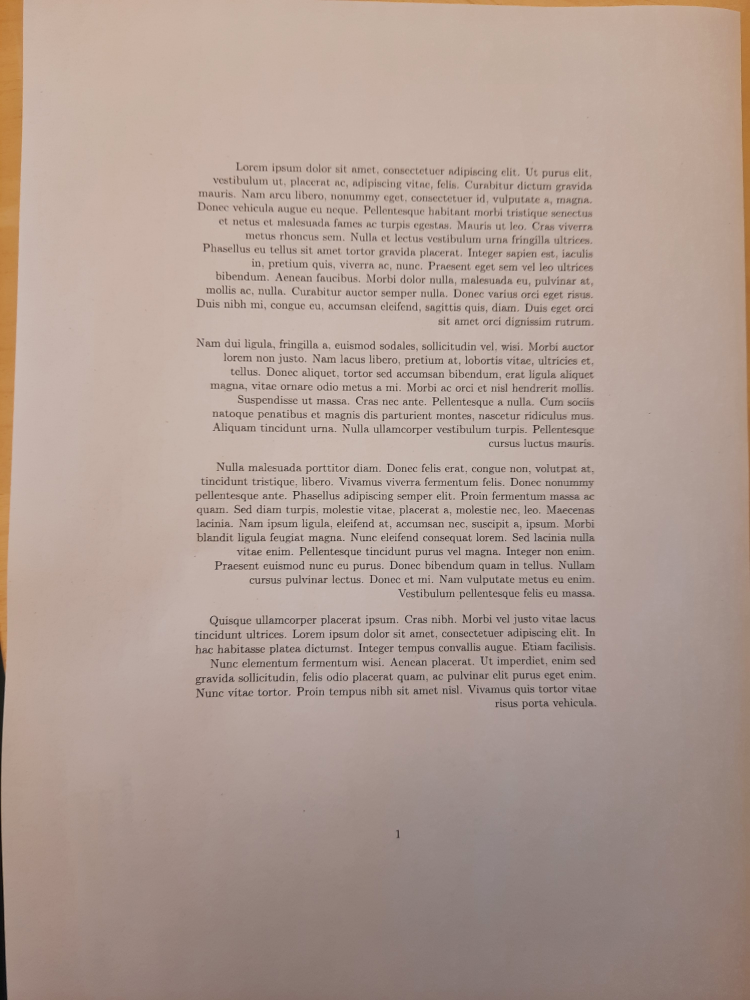
#> input picture pdf-to-bmp/loren-ipsum/loren_ipsum_scan.jpg, 3000 x 4000 px (shown at 1/4 size)
$ python pre_process.py
#> lines starting #> are read from the running program, lines starting #| are printed output that depends on the picture; after the words box and inside, x2 and y2 are one past the last pixel; in counts of white or black regions, pixels touching at a corner belong together
import cv2
import pytesseract

# Read the image
image_path = 'loren-ipsum/loren_ipsum_scan.jpg'
image = cv2.imread(image_path)
#> image is the input picture: shape (4000, 3000, 3); mean B, G, R 147.3, 156.9, 175.9

# Convert to grayscale
gray = cv2.cvtColor(image, cv2.COLOR_BGR2GRAY)
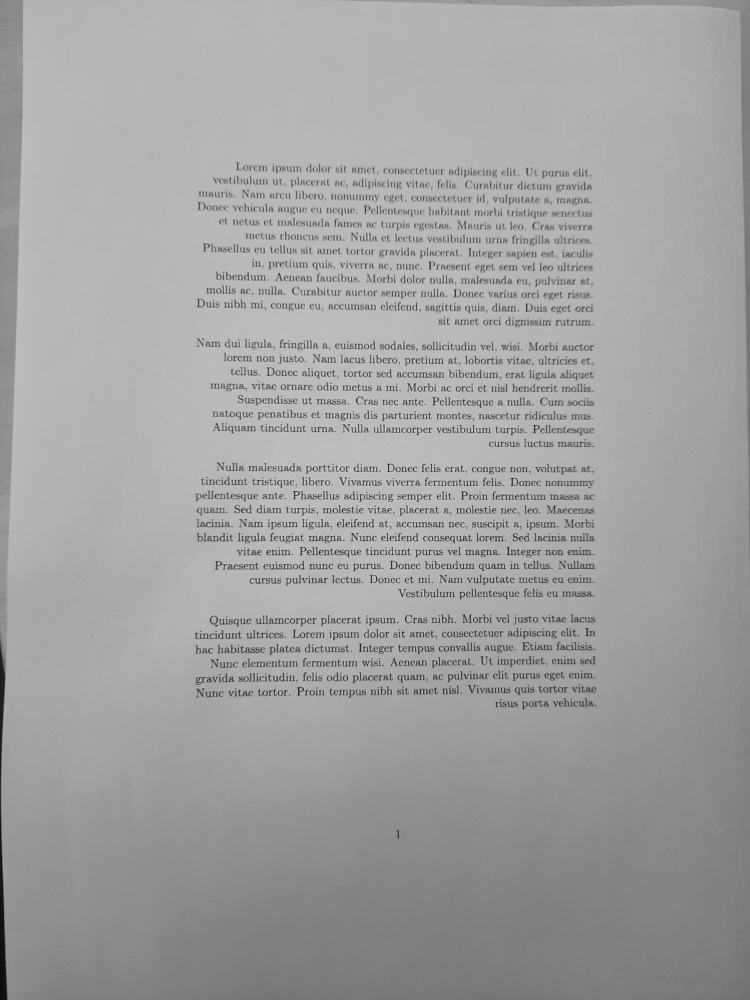
#> gray: shape (4000, 3000) (shown at 1/4 size); min 0, max 219, mean 161.5

# Apply Gaussian blur to remove noise
blur = cv2.GaussianBlur(gray, (5, 5), 0)

# Apply thresholding to get a binary image
_, binary = cv2.threshold(blur, 0, 255, cv2.THRESH_BINARY + cv2.THRESH_OTSU)
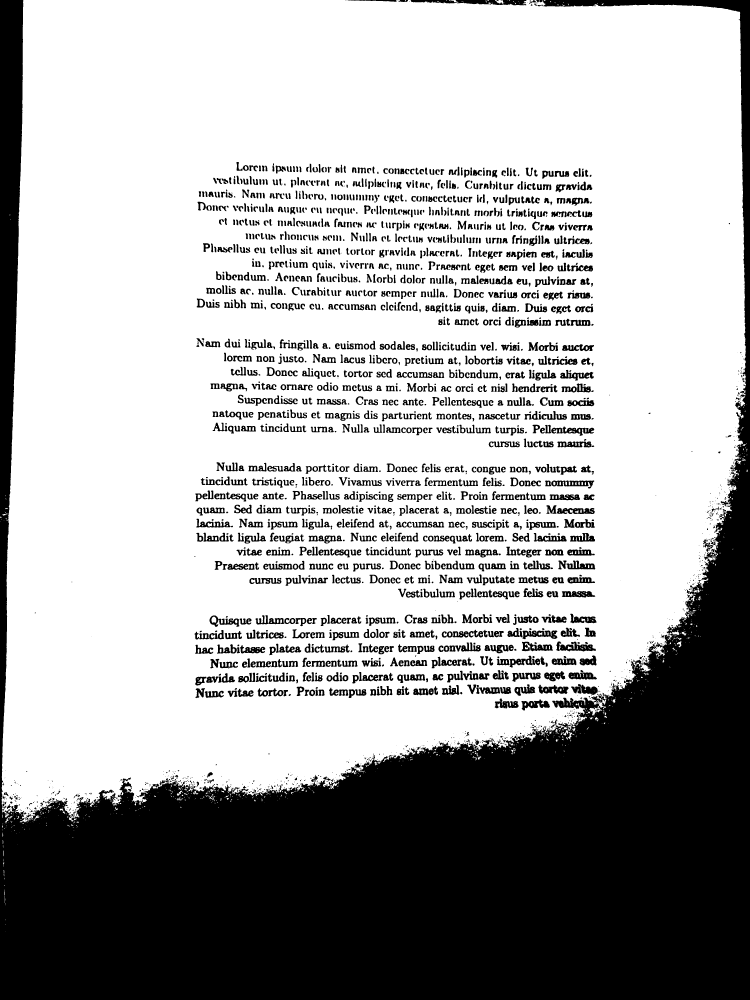
#> binary: shape (4000, 3000) (shown at 1/4 size); 66.2% white; 2837 black regions (782 under 20 px), largest, box (x1, y1, x2, y2) and area: (0, 0, 3000, 4000) 3366477, (1643, 0, 2106, 21) 5918, (2240, 2567, 2384, 2606) 2993

# Perform dilation and erosion to remove noise
kernel = cv2.getStructuringElement(cv2.MORPH_RECT, (3, 3))
dilated = cv2.dilate(binary, kernel, iterations=1)
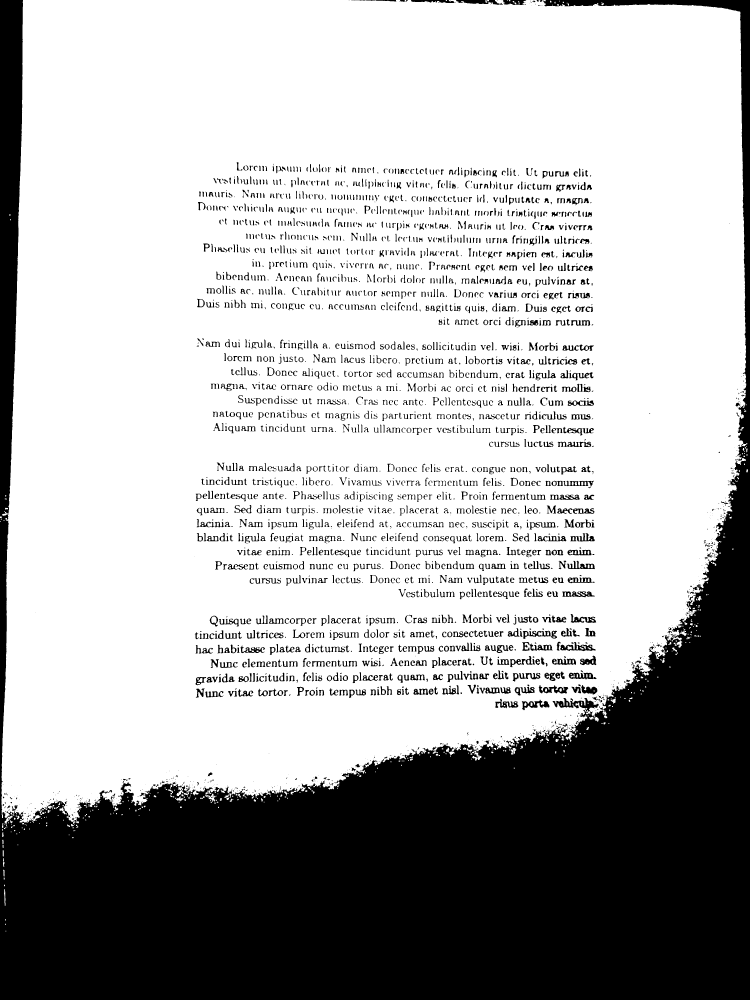
#> dilated: shape (4000, 3000) (shown at 1/4 size); 69% white; 2864 black regions (824 under 20 px), largest, box (x1, y1, x2, y2) and area: (0, 0, 3000, 4000) 3317283, (2241, 2568, 2383, 2605) 2124, (1824, 0, 2012, 19) 2079
eroded = cv2.erode(dilated, kernel, iterations=1)
#> eroded: shape (4000, 3000); 66.4% white; 2544 black regions (217 under 20 px), largest, box (x1, y1, x2, y2) and area: (0, 0, 3000, 4000) 3355877, (1823, 0, 2106, 21) 4164, (2240, 2567, 2384, 2606) 2985

# Perform edge detection
edges = cv2.Canny(eroded, 100, 200)
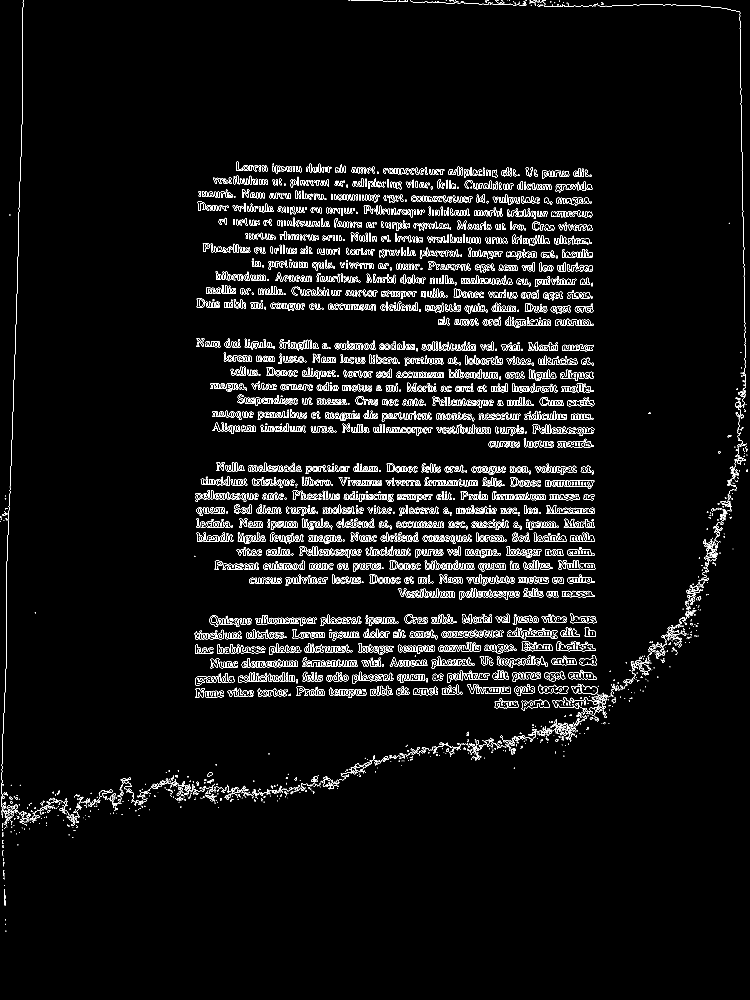
#> edges: shape (4000, 3000) (shown at 1/4 size); 2.2% white in thin lines or dots

# [17 lines of commented-out code are left out]
cv2.imwrite('preprocessed_image.png', edges)

#> (the run stopped early here; a loop or call above may not have finished)
